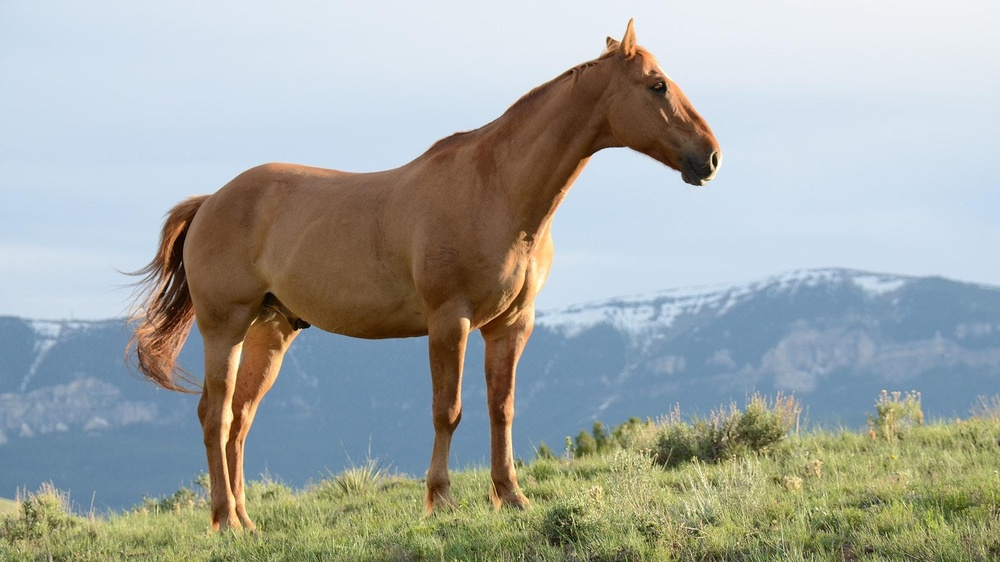
#> input picture 边缘检测/锐化/horse.jpg, 1000 x 562 px, shrunk from 1920 x 1080 before the run, found by its file name
$ python 'Canny边缘检测.py'
#> lines starting #> are read from the running program, lines starting #| are printed output that depends on the picture
"""
Canny 边缘检测是一种多级边缘检测算法，由 John F. Canny 于 1986 年开发。它被广泛认为是目前最优的边缘检测算法之一，因其良好的检测性能和定位精度而被广泛使用。OpenCV 中有一个非常方便的函数 cv2.Canny() 用于实现 Canny 边缘检测。
Canny 边缘检测的步骤
(1)噪声去除：使用高斯滤波器平滑图像，去除噪声。
(2)计算梯度：使用 Sobel 算子计算图像的梯度强度和方向。
(3)非极大值抑制：去除非边缘点，保留局部最大值作为边缘点。
(4)双阈值法：使用高低两个阈值对边缘进行筛选，确保检测到强边缘，同时连接弱边缘。
(5)边缘连接：将弱边缘点连接到强边缘点。
OpenCV 中的实现
函数原型
cv2.Canny(image, threshold1, threshold2, edges=None, apertureSize=3, L2gradient=False)
参数详解
image：输入图像。应为单通道的灰度图像。
threshold1：低阈值，用于边缘连接的低阈值。
threshold2：高阈值，用于边缘检测的高阈值。
edges：输出图像，与输入图像大小相同，类型为 uint8。
apertureSize：Sobel 算子的孔径大小。默认值为3。
L2gradient：布尔值，指示是否使用更精确的 L2 范数（即两个方向的平方和的平方根）来计算边缘强度。如果为 False，则使用 L1 范数（即两个方向的绝对值和）。
示例代码
"""
import cv2
import matplotlib.pyplot as plt


input_path="Sobel/horse.jpg"
img=cv2.imread(input_path,0)
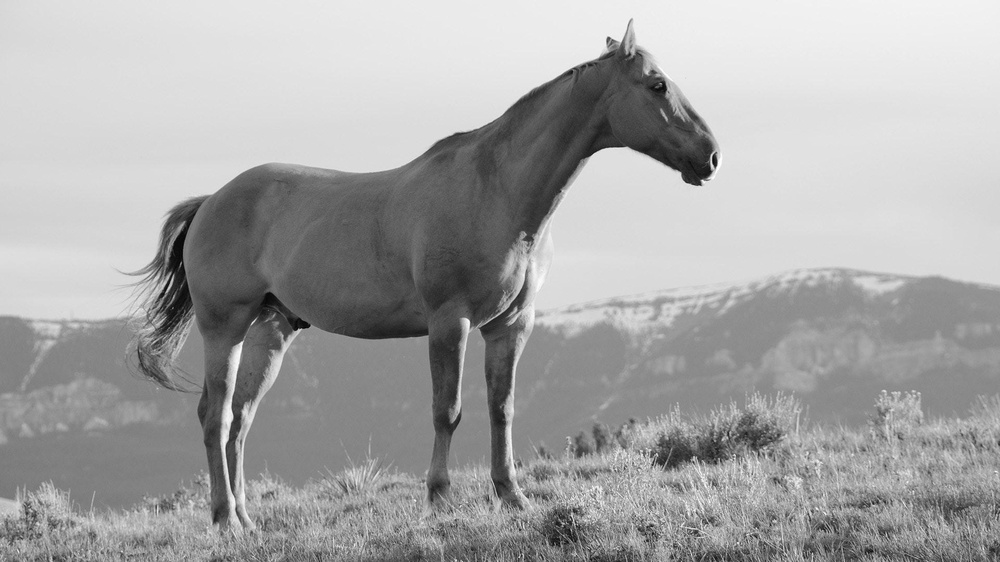
#> img: shape (562, 1000); min 0, max 255, mean 165.8
blurred_image=cv2.GaussianBlur(img,ksize=(5,5),sigmaX=0)
edges=cv2.Canny(blurred_image,50,100)
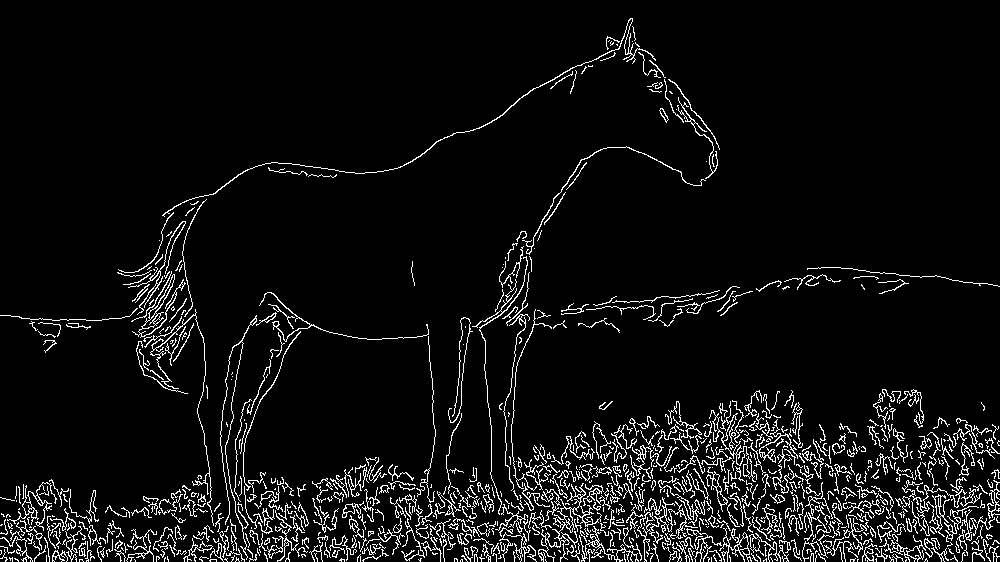
#> edges: shape (562, 1000); 6.2% white in thin lines or dots
# 显示结果
plt.figure(figsize=(12, 6))
plt.subplot(1, 2, 1)
plt.title('Original Image')
plt.imshow(img, cmap='gray')

plt.subplot(1, 2, 2)
plt.title('Canny Edges')
plt.imshow(edges, cmap='gray')
plt.show()
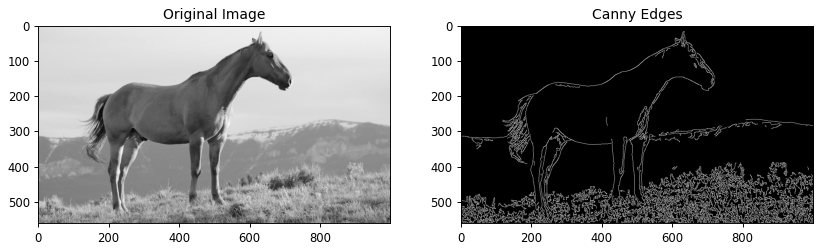
#> figure drawn by matplotlib, 2 panels
